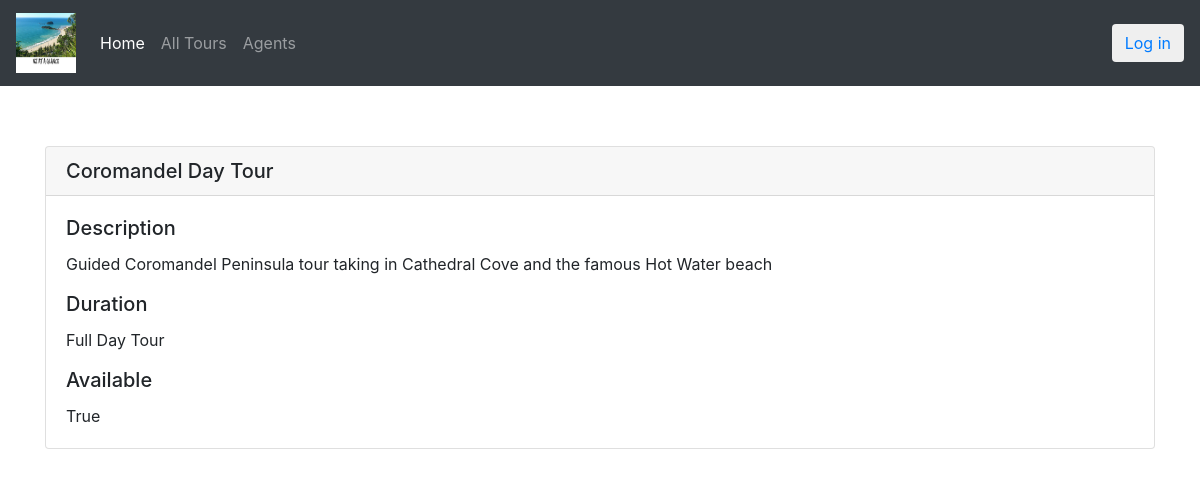
/tours/4/, run on the app's committed database.
### home/models.py (models this page shows, shortened)
class Tour(models.Model):
    tour_name = models.CharField(max_length=150)
    """
    'duration' will set to be null when the referenced object (Duration)
    is deleted. This is only possible when you set 'null' to be 'True'
    """
    duration = models.ForeignKey(Duration, on_delete=models.SET_NULL, null=True)
    description = models.TextField()
    available = models.BooleanField()
    agent = models.ForeignKey(Agent, on_delete=models.SET_NULL, null=True)
    class Meta:
        permissions = (("can_change_availability", "Set tour as available"),)

class Duration(models.Model):
    duration = models.CharField(max_length=50)
    def __str__(self):
        return self.duration

### home/views.py (the view)
# urls.py: path('tours/<int:pk>/', TourDetailView.as_view(), name='tour_detail'),
class TourDetailView(DetailView):
    queryset = Tour.objects.all().order_by('tour_name')
    template_name = 'tour_detail.html'
    context_object_name = 'tour'

### home/templates/tour_detail.html
{% extends "base.html" %}
{% block content %}
<div class="card">
    <h5 class="card-header">
        {{ tour.tour_name|capfirst }}
    </h5>
    <div class="card-body">
        <h5 class="card-title">
            Description
        </h5>
        <p class="card-text">
            {{ tour.description }}
        </p>
        <h5 class="card-title">
            Duration
        </h5>
        <p class="card-text">
            {{ tour.duration }}
        </p>
        <h5 class="card-title">
            Available
        </h5>
        <p class="card-text">
            {{ tour.available }}
        </p>
    </div>
</div>
{% endblock %}

### data on the page
Tour: tour_name "Coromandel Day Tour", description "Guided Coromandel Peninsula tour taking in Cathedral Cove and the famous Hot Water beach", duration "Full Day Tour", available "True"
